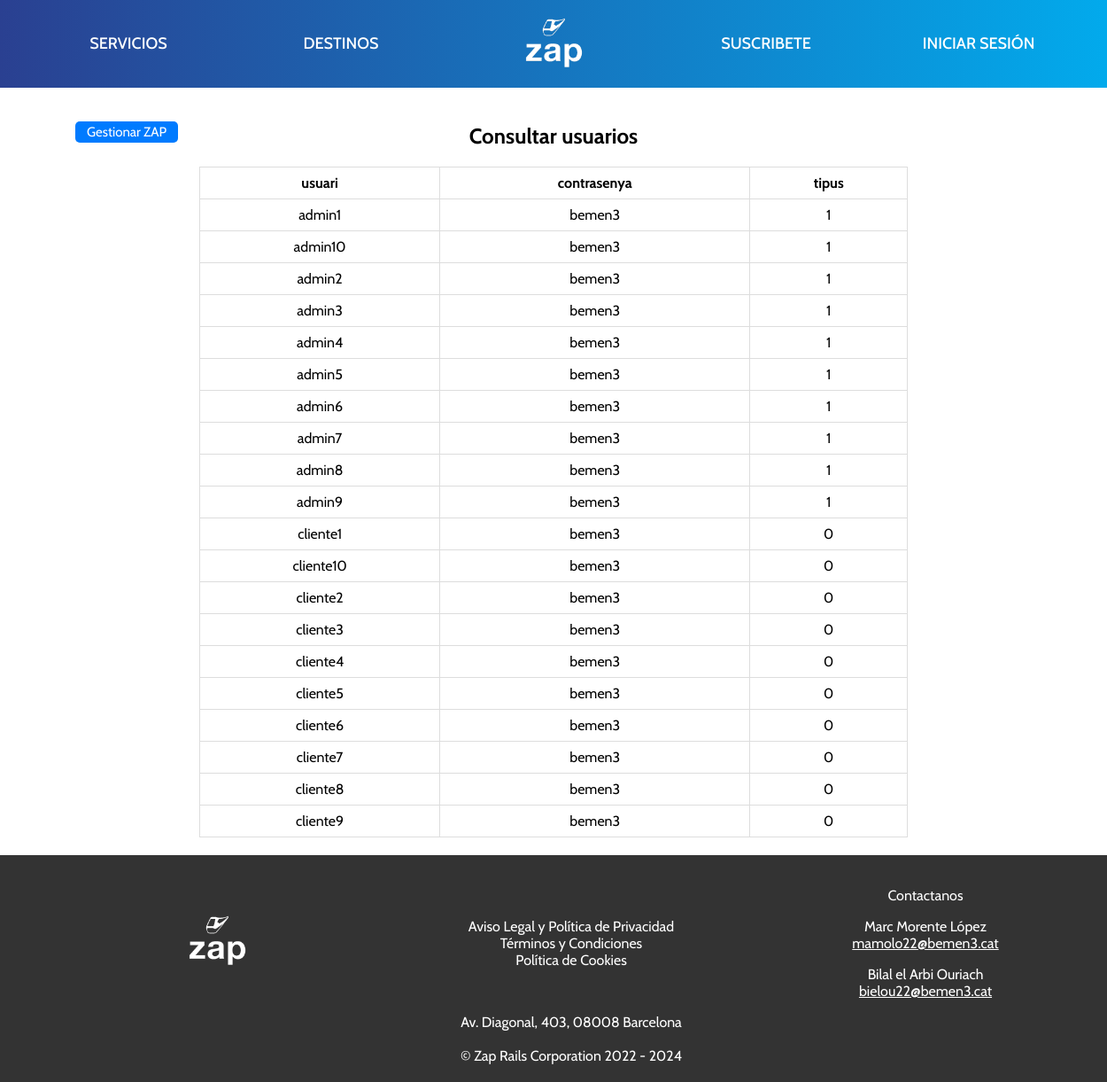
The app's page /php/zap_consultar_usuarios.php with its own data.
### tables this page shows
CREATE TABLE USUARIS (
    usuari VARCHAR(50) PRIMARY KEY NOT NULL,
    contrasenya VARCHAR(50) NOT NULL,
    tipus BIT NOT NULL
);

### php/zap_consultar_usuarios.php (the view, shortened to what this page needs)
<!DOCTYPE html>
<html lang="es">
    <head>
        <link rel="stylesheet" href="https://cdnjs.cloudflare.com/ajax/libs/font-awesome/6.4.2/css/all.min.css" />
        <link rel="stylesheet" href="https://cdn.jsdelivr.net/npm/swiper@11/swiper-bundle.min.css"/>
        <link rel="stylesheet" href="../css/style.css">
        <link rel="stylesheet" href="../css/php.css">
        <link rel="stylesheet" href="../css/zap_consultar.css">
    </head>
    <body>
        <header>
            <div class="contenedor">
                <div class="columna"><a href="#servicios" id="nave">SERVICIOS</a></div>
                <div class="columna"><a href="#destinos" id="nave">DESTINOS</a></div>
                <div class="columna">
                    <a href="../html/index.html">
                        <img src="../img/logo3.png" alt="Logo de Zap" id="logo">
                    </a>
                </div>
                <div class="columna"><a href="../html/suscribe.html" id="nave">SUSCRIBETE</a></div>
                <div class="columna"><a href="../html/login.html" id="nave">INICIAR SESIÓN</a></div>
            </div>
        </header>
        <div class="table">
            <h2>Consultar usuarios</h2>
            <div class="cancelar">
                <a href="../html/zap_gestionar.html">Gestionar ZAP</a>
            </div>
            <?php
                $servidor = "localhost";
                $usuario = "root";
                $password = "";
                $bd = "zap_rails";
                $enlace = mysqli_connect($servidor, $usuario, $password, $bd);
                $sentencia= "SELECT * FROM usuaris";
                $result=mysqli_query($enlace, $sentencia);
                $grado = mysqli_num_fields($result);
                echo "<table border=1> <tr>";
                for ($x = 0; $x < $grado; $x++) {
                    $atributo = mysqli_fetch_field($result);
                    echo "<td><strong>$atributo->name</strong></td>";
                }
                echo "</tr>";
                $cardinalidad = mysqli_num_rows($result);
                while ($cardinalidad!=0) {
                $fila = mysqli_fetch_row($result);
                echo "<tr>";
                for ($x = 0; $x < $grado; $x++) {
                echo "<td>";
                echo "$fila[$x]"." ";
                echo "</td>";
                }
                echo "</tr>";
                $cardinalidad--;
                }
                echo "</table>";
            ?>
        </div>
        <footer>
            <div class="contenedor">
                <div class="columna">
                    <img src="../img/logo3.png" alt="old logo" id="logo">
                </div>
                <div class="columna">
                    <a href="../html/privacidad.html">Aviso Legal y Política de Privacidad</a><br>
                    <a href="#terminos">Términos y Condiciones</a><br>
                    <a href="#terminos">Política de Cookies</a><br>
                </div>
                <div class="columna">
                    <p>
                        <a href="../html/contacto.html">Contactanos</a>
                    </p>
                    <p>
                        <a href="https://sites.google.com/bemen3.cat/ipopmorentemarc?usp=sharing">Marc Morente López</a><br>
                        <u><a class="texto-editable" contenteditable="false" onclick="seleccionarTexto()">mamolo22@bemen3.cat</a></u>
                    </p>
                    <p>
                        <a href="https://sites.google.com/bemen3.cat/ipopelarbibilal?usp=sharing">Bilal el Arbi Ouriach</a><br>
                        <u><a class="texto-editable" contenteditable="false" onclick="seleccionarTexto()">bielou22@bemen3.cat</a></u>
                    </p>
                </div>
            </div>
            <div class="contenedor">
                <div class="columna">
                    <a href="https://maps.app.goo.gl/SA1Z652ZtnRfmTXx7">Av. Diagonal, 403, 08008 Barcelona</a>
                </div>
            </div>
            <br>
            © Zap Rails Corporation 2022 - 2024
        </footer>
    </body>
</html>

### css/style.css (style rules this page uses)
body { font-family: Cabin, "Helvetica Neue", Helvetica, Arial, sans-serif; margin: 0; padding: 0; }
header { background: linear-gradient(to right, #2a4091, #02aaec); padding: 15px 0; font-weight: 500; line-height: 0.6; text-align: center; position: sticky; top: 0; z-index: 1000; }
.contenedor { display: flex; justify-content: space-between; max-width: 1200px; margin: 0 auto; }
.columna { text-align: center; flex: 1; margin: auto; }
.columna:last-child { margin-right: 0; }
#logo { width: 80px; border-radius: 20%; }
#nave { display: inline-block; text-decoration: none; color: white; font-size: 18px; padding: 10px; border-radius: 5px; transition: color 0.3s ease; }
footer { background-color: #333; color: #fff; text-align: center; padding: 20px; margin-top: auto; z-index: 1000; }
footer a { color: #fff; text-decoration: none; margin: 0 10px; transition: color 0.1s ease; }

### css/php.css (style rules this page uses)
body { text-align: center; height: 100vh; }

### css/zap_consultar.css (style rules this page uses)
body { display: flex; flex-direction: column; width: 100%; overflow-x: hidden; }
.contenedor { display: flex; justify-content: space-around; flex-wrap: wrap; }
.table { text-align: center; border-radius: 5px; padding: 20px; width: 100%; max-width: 800px; margin: 0 auto; position: relative; }
.table h2 { text-align: center; margin-bottom: 20px; }
.cancelar { position: absolute; top: 0; left: -120px; }
.cancelar a { display: inline-block; font-size: 15px; background-color: #007bff; color: #ffffff; padding: 3px 13px; margin-top: 38px; border-radius: 5px; text-decoration: none; transition: background-color 0.3s ease; }
.table table { width: 100%; border-collapse: collapse; border: 1px solid #ddd; }
.table table td, .table table th { border: 1px solid #ddd; padding: 8px; }
footer { width: 100%; z-index: 1000; align-items: center; }

### records on screen
usuaris: usuari "admin1", contrasenya "bemen3", tipus "1"
usuaris: usuari "admin10", contrasenya "bemen3", tipus "1"
usuaris: usuari "admin2", contrasenya "bemen3", tipus "1"
usuaris: usuari "admin3", contrasenya "bemen3", tipus "1"
usuaris: usuari "admin4", contrasenya "bemen3", tipus "1"
usuaris: usuari "admin5", contrasenya "bemen3", tipus "1"
usuaris: usuari "admin6", contrasenya "bemen3", tipus "1"
usuaris: usuari "admin7", contrasenya "bemen3", tipus "1"
usuaris: usuari "admin8", contrasenya "bemen3", tipus "1"
usuaris: usuari "admin9", contrasenya "bemen3", tipus "1"
usuaris: usuari "cliente1", contrasenya "bemen3", tipus "0"
usuaris: usuari "cliente10", contrasenya "bemen3", tipus "0"
usuaris: usuari "cliente2", contrasenya "bemen3", tipus "0"
usuaris: usuari "cliente3", contrasenya "bemen3", tipus "0"
usuaris: usuari "cliente4", contrasenya "bemen3", tipus "0"
usuaris: usuari "cliente5", contrasenya "bemen3", tipus "0"
usuaris: usuari "cliente6", contrasenya "bemen3", tipus "0"
usuaris: usuari "cliente7", contrasenya "bemen3", tipus "0"
usuaris: usuari "cliente8", contrasenya "bemen3", tipus "0"
usuaris: usuari "cliente9", contrasenya "bemen3", tipus "0"

### other values on screen
$atributo->name "usuari"
$atributo->name "contrasenya"
$atributo->name "tipus"
